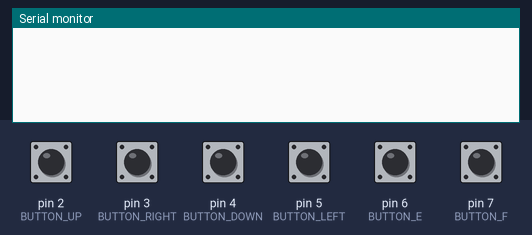
Recording of a sketch running on a simulated Arduino Uno, built with avr-gcc and run on an emulated ATmega328P. On the bench: the last lines printed to the serial monitor. Inputs (shaded band) come from the test bench; at power-on: pin 2 (BUTTON_UP), pin 3 (BUTTON_RIGHT), pin 4 (BUTTON_DOWN), pin 5 (BUTTON_LEFT), pin 6 (BUTTON_E), pin 7 (BUTTON_F) HIGH.

Above: at 1.2 s.
1.3 s: pin 2 (BUTTON_UP) pulled LOW for 0.15 s
At 1.9 s:
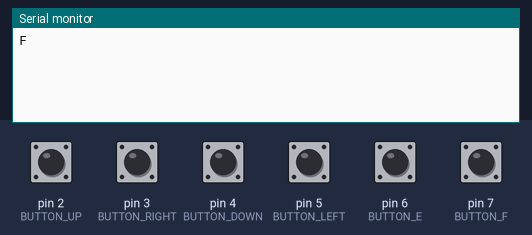
2.9 s: pin 3 (BUTTON_RIGHT) pulled LOW for 0.15 s
At 4.1 s:
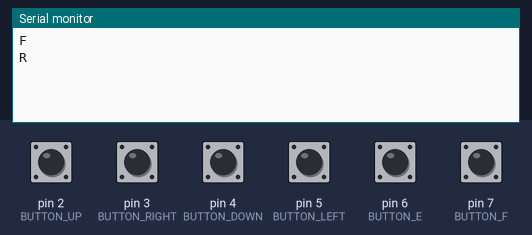
4.5 s: pin 4 (BUTTON_DOWN) pulled LOW for 0.15 s
At 5.5 s:
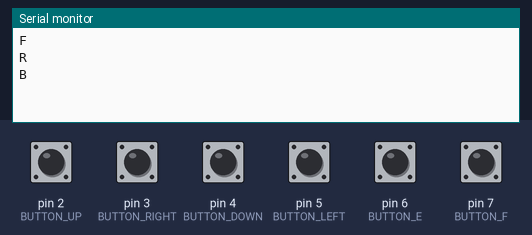
6.1 s: pin 5 (BUTTON_LEFT) pulled LOW for 0.15 s
At 6.7 s:
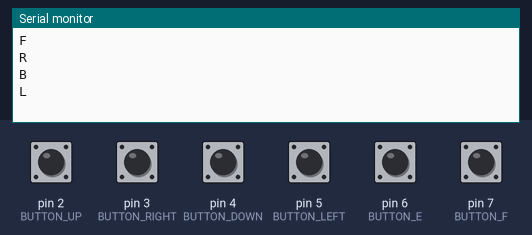
7.7 s: pin 6 (BUTTON_E) pulled LOW for 0.15 s
At 8.9 s:
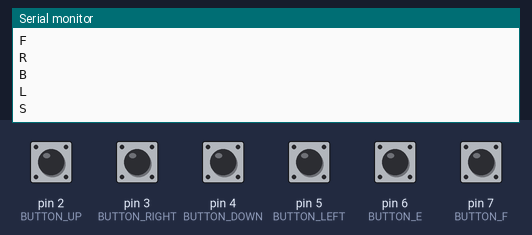
9.3 s: pin 7 (BUTTON_F) pulled LOW for 0.15 s
At 10.4 s:
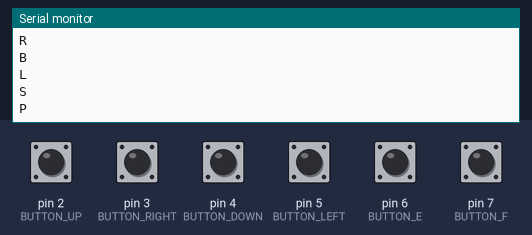

The sketch:

bttn_j1.ino
```cpp
//#include <AxisJoystick.h>
//#include <DelegateJoystick.h>
//#include <Joystick.h>
//#include <XInverterJoystick.h>
//#include <XYReplacerJoystick.h>
//#include <YInverterJoystick.h>

#define BUTTON_UP 2

#define BUTTON_RIGHT 3

#define BUTTON_DOWN 4

#define BUTTON_LEFT 5

#define BUTTON_E 6

#define BUTTON_F 7


#define DELAY 300


void setup() {

  Serial.begin(9600);


  // to enable pull up resistors first write pin mode

  // and then make that pin HIGH

  pinMode(BUTTON_UP, INPUT);

  digitalWrite(BUTTON_UP, HIGH);


  pinMode(BUTTON_RIGHT, INPUT);

  digitalWrite(BUTTON_RIGHT, HIGH);


  pinMode(BUTTON_DOWN, INPUT);

  digitalWrite(BUTTON_DOWN, HIGH);


  pinMode(BUTTON_LEFT, INPUT);

  digitalWrite(BUTTON_LEFT, HIGH);


  pinMode(BUTTON_E, INPUT);

  digitalWrite(BUTTON_E, HIGH);


  pinMode(BUTTON_F, INPUT);

  digitalWrite(BUTTON_F, HIGH);

}


void loop() {

  if (digitalRead(BUTTON_UP) == LOW) {

    Serial.write("F");
Serial.println();
    delay(DELAY);

  }

  else if (digitalRead(BUTTON_RIGHT) == LOW) {

    Serial.write("R");
Serial.println();
    delay(DELAY);

  }

  else if (digitalRead(BUTTON_DOWN) == LOW) {

    Serial.write("B");
Serial.println();
    delay(DELAY);

  }

  else if (digitalRead(BUTTON_LEFT) == LOW) {
    Serial.write("L");
Serial.println();
    delay(DELAY);

  }

  else if (digitalRead(BUTTON_E) == LOW) {

    Serial.write("S");
Serial.println();
    delay(DELAY);

  }

  else if (digitalRead(BUTTON_F) == LOW) {

    Serial.println("P");
Serial.println();
    delay(DELAY);

  }

}
```

Measured:
- after the input at 1.3 s, the serial monitor: prints a new line at once (image 1)
- after the input at 2.9 s, the serial monitor: prints a new line at once (image 2)
- after the input at 4.5 s, the serial monitor: prints a new line at once (image 3)
- after the input at 6.1 s, the serial monitor: prints a new line at once (image 4)
- after the input at 7.7 s, the serial monitor: prints a new line at once (image 5)
- after the input at 9.3 s, the serial monitor: prints a new line at once (image 6)
